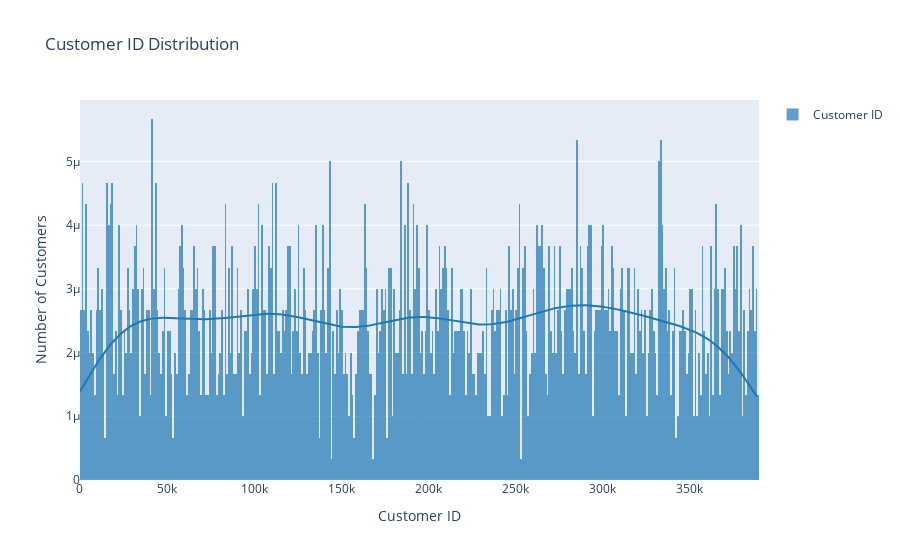

The code cell stored with this chart in its notebook:
### Markdown cell above
## Amount of Customers

We only have a small subset of 3000 customers, who have filled out a survey. \
If we are interested in the total number of customers, we have to do some further statistical analysis.

Based in the fact that the highest customer id is 389602, the lowest is 26 we can assume that the customer ids are given sequentially. \
This is also supported by the the distribution graph below, which shows that the customer ids are evenly distributed. 

Based on this information we can use a Minimum-variance unbiased estimator (MVUE) to make a point estimate of the highest customer id. 


Utilizing the following formula:

$\large \hat{N} = m + \frac{m}{k} - 1$

Where:
* $\large \hat{N}$ is the estimated largest user id
* $\large m$ is the largest user id in the sample
* $\large k$ is the number of users in the sample


A strategy that has been used to great effect since WWII ([German tank problem](https://en.wikipedia.org/wiki/German_tank_problem).)

Based on the calculation below we can say that we have roughly 389731 customers.

### Code cell
# Create a distplot of customer ids
fig = ff.create_distplot([customer_data['customer_id']], ['Customer ID'], bin_size=1000, show_rug=False)
fig.update_layout(title='Customer ID Distribution', xaxis_title='Customer ID', yaxis_title='Density')

# change the Y unit to amount of customers
fig.update_yaxes(title_text='Number of Customers')


fig.show()

### Figure 1 — Plotly figure (JSON) as saved in the notebook; plotly's stock layout.template omitted (floating-point values rounded to 4 significant figures; data arrays with more than 128 entries replaced by an {"elided": "..."} marker saying what was removed)
{"data": [{"autobinx": false, "histnorm": "probability density", "legendgroup": "Customer ID", "marker": {"color": "rgb(31, 119, 180)"}, "name": "Customer ID", "opacity": 0.7, "type": "histogram", "x": {"elided": "3000 int values"}, "xaxis": "x", "xbins": {"end": 389602, "size": 1000, "start": 26}, "yaxis": "y"}, {"legendgroup": "Customer ID", "marker": {"color": "rgb(31, 119, 180)"}, "mode": "lines", "name": "Customer ID", "showlegend": false, "type": "scatter", "x": {"elided": "500 float values"}, "xaxis": "x", "y": {"elided": "500 float values"}, "yaxis": "y"}], "layout": {"barmode": "overlay", "hovermode": "closest", "legend": {"traceorder": "reversed"}, "title": {"text": "Customer ID Distribution"}, "xaxis": {"anchor": "y2", "domain": [0, 1], "title": {"text": "Customer ID"}, "zeroline": false}, "yaxis": {"anchor": "free", "domain": [0, 1], "position": 0, "title": {"text": "Number of Customers"}}}}
